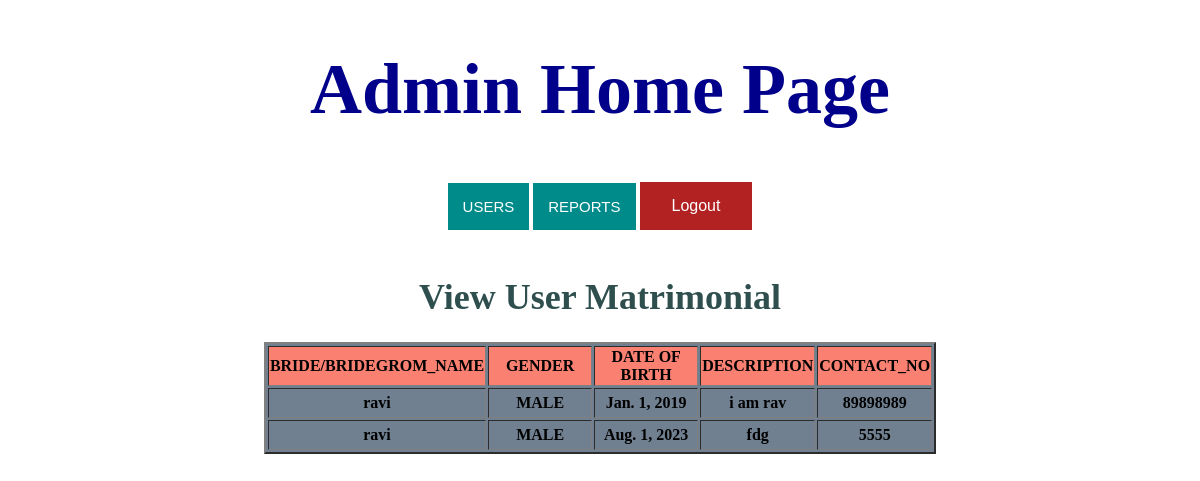
The page /viewusermatrimonial/ on the database its author committed.
### cewn/models.py (models this page shows)
class Matrimonial(models.Model):
    bride_or_bridegromname = models.CharField(max_length=30)
    gender = models.CharField(choices=(('MALE','male'),('FEMALE','female')),max_length=5)
    date_of_birth = models.DateField()
    description = models.TextField()
    contact_no = models.IntegerField()

### templates/Adminview/viewusermatrimonial.html (shortened to what this page needs)
<!DOCTYPE html>
<html lang="en">
<head>
</head>
<body>
{% include "Adminview/admin_menu.html" %}<br>
<h1 style="font-size:3vw"; align="center" ><font color="#2f4f4f">View  User Matrimonial</font></h1>
{% if object_list %}
<table align="center" border="2" bgcolor="#708090">
    <tr bgcolor="#fa8072" height="30">
        <th width="100">BRIDE/BRIDEGROM_NAME</th>
        <th width="100">GENDER</th>
        <th width="100">DATE OF BIRTH</th>
        <th width="100">DESCRIPTION</th>
        <th width="100">CONTACT_NO</th>
    </tr>
    {% for x in object_list %}
        <tr height="30">
        <th width="100">{{x.bride_or_bridegromname}}</th>
        <th width="100">{{ x.gender}}</th>
        <th width="100">{{ x.date_of_birth}}</th>
        <th width="100">{{ x.description}}</th>
        <th width="100">{{ x.contact_no}}</th>
        </tr>
    {% endfor %}
</table>
{% else %}
<h3 align="center"><font color="#8a2be2">No Information Available</font> </h3>
{% endif %}
</body>
</html>

### rows shown on the page
Matrimonial: bride_or_bridegromname "ravi", gender "MALE", date_of_birth "Jan. 1, 2019", description "i am rav", contact_no "89898989"
Matrimonial: bride_or_bridegromname "ravi", gender "MALE", date_of_birth "Aug. 1, 2023", description "fdg", contact_no "5555"
